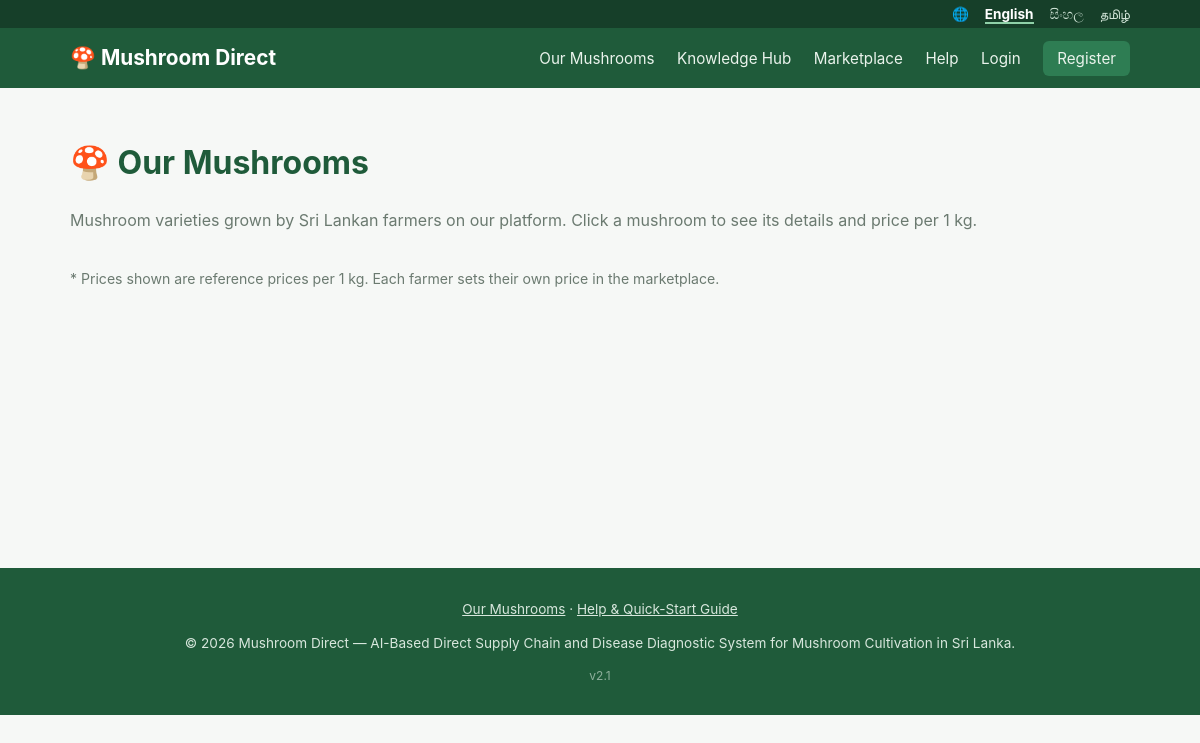
Before: /mushrooms/index.php with the older database file.
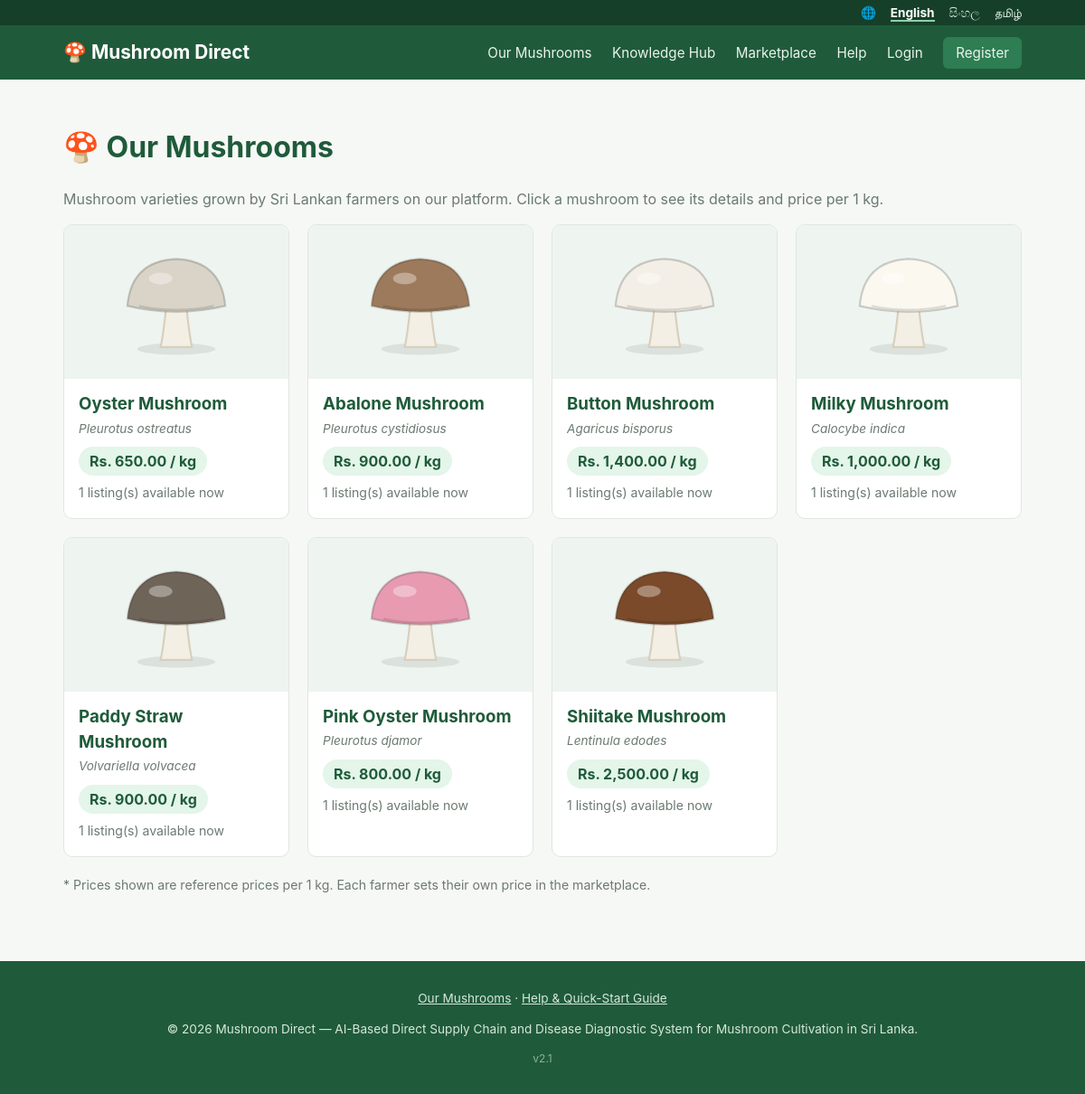
After: the same page with the newer database file.
### tables this page shows
CREATE TABLE mushroom_types (
  id INT AUTO_INCREMENT PRIMARY KEY,
  name VARCHAR(100) NOT NULL,
  name_si VARCHAR(150) NULL,
  name_ta VARCHAR(150) NULL,
  scientific_name VARCHAR(100) NULL,
  description TEXT,
  description_si TEXT,
  description_ta TEXT,
  growing_info TEXT,
  growing_info_si TEXT,
  growing_info_ta TEXT,
  uses TEXT,
  uses_si TEXT,
  uses_ta TEXT,
  price_per_kg DECIMAL(10,2) NOT NULL,
  color VARCHAR(7) NOT NULL DEFAULT '#c9b79c' COMMENT 'Cap colour for the built-in illustration',
  image VARCHAR(255) NULL,
  is_active TINYINT(1) NOT NULL DEFAULT 1,
  sort_order INT NOT NULL DEFAULT 0
);

### includes/auth.php (called while the page is built, shortened)
<?php
function current_user() {
    return $_SESSION['user'] ?? null;
}

### mushrooms/index.php (the view, shortened to what this page needs)
<?php
require_once __DIR__ . '/../includes/bootstrap.php';
$types = $pdo->query(
    "SELECT m.*,
            (SELECT COUNT(*) FROM listings l WHERE l.mushroom_type_id = m.id AND l.status = 'active') AS listing_count,
            (SELECT MIN(l.price_per_kg) FROM listings l WHERE l.mushroom_type_id = m.id AND l.status = 'active') AS lowest_price
     FROM mushroom_types m WHERE m.is_active = 1 ORDER BY m.sort_order, m.name"
)->fetchAll();
include __DIR__ . '/../includes/header.php';
?>
<h1>🍄 <?= te('mush.title') ?></h1>
<p class="muted"><?= te('mush.intro') ?></p>
<div class="mushroom-grid">
  <?php foreach ($types as $m): ?>
    <a class="mushroom-card" href="<?= BASE_URL ?>/mushrooms/view.php?id=<?= (int) $m['id'] ?>">
      <div class="pic"><?= mushroom_picture($m, 130) ?></div>
      <div class="body">
        <h3><?= e(tr_field($m, 'name')) ?></h3>
        <div class="sci"><?= e($m['scientific_name']) ?></div>
        <span class="price-tag"><?= format_money($m['price_per_kg']) ?> <?= te('common.per_kg') ?></span>
        <p class="muted" style="margin:8px 0 0; font-size:0.88rem;">
          <?= $m['listing_count'] ? te('mush.farmers_selling', ['n' => (int) $m['listing_count']]) : te('mush.none_selling') ?>
        </p>
      </div>
    </a>
  <?php endforeach; ?>
</div>
<p class="muted" style="margin-top:20px; font-size:0.88rem;">* <?= te('mush.price_note') ?></p>
<?php include __DIR__ . '/../includes/footer.php'; ?>

### includes/header.php (shortened to what this page needs)
<?php
$user = current_user();
$lang = current_lang();
?>
<!DOCTYPE html>
<html lang="<?= e($lang) ?>">
<head>
<link rel="stylesheet" href="<?= BASE_URL ?>/assets/css/style.css">
</head>
<body class="lang-<?= e($lang) ?>">
<div class="lang-bar">
  <div class="container">
    🌐
    <?php foreach (LANGUAGES as $code => $label): ?>
      <a href="<?= e(lang_url($code)) ?>" class="<?= $code === $lang ? 'active' : '' ?>"><?= e($label) ?></a>
    <?php endforeach; ?>
  </div>
</div>
<header class="site-header">
  <div class="container header-inner">
    <a class="brand" href="<?= BASE_URL ?>/index.php">🍄 <?= te('app.name') ?></a>
    <nav class="main-nav">
      <a href="<?= BASE_URL ?>/mushrooms/index.php"><?= te('nav.mushrooms') ?></a>
      <a href="<?= BASE_URL ?>/knowledge/index.php"><?= te('nav.knowledge') ?></a>
      <?php if (!$user): ?>
        <a href="<?= BASE_URL ?>/buyer/marketplace.php"><?= te('nav.marketplace') ?></a>
        <a href="<?= BASE_URL ?>/help.php"><?= te('nav.help') ?></a>
        <a href="<?= BASE_URL ?>/auth/login.php"><?= te('nav.login') ?></a>
        <a href="<?= BASE_URL ?>/auth/register.php" class="btn-nav"><?= te('nav.register') ?></a>
      <?php endif; ?>
    </nav>
  </div>
</header>
<main class="container page-main">

### includes/footer.php
</main>
<footer class="site-footer">
  <div class="container">
    <p>
      <a href="<?= BASE_URL ?>/mushrooms/index.php" style="color:inherit;"><?= te('nav.mushrooms') ?></a> &middot;
      <a href="<?= BASE_URL ?>/help.php" style="color:inherit;"><?= te('footer.help') ?></a>
    </p>
    <p>&copy; <?= date('Y') ?> <?= te('app.name') ?> &mdash; <?= te('footer.tagline') ?></p>
    <p style="opacity:.6; font-size:.75rem;">v<?= e(APP_VERSION) ?></p>
  </div>
</footer>
</body>
</html>

### includes/functions.php (shortened to what this page needs)
<?php
function e($value) {
    return htmlspecialchars((string) $value, ENT_QUOTES, 'UTF-8');
}
function format_money($amount) {
    return 'Rs. ' . number_format((float) $amount, 2);
}
function current_lang() {
    static $lang = null;
    if ($lang === null) {
        $lang = $_SESSION['lang'] ?? ($_COOKIE['lang'] ?? 'en');
    }
    return $lang;
}
function set_lang_from_request() {
    $lang = $_GET['lang'] ?? null;
}
function t($key, array $vars = []) {
    static $strings = [];
    $lang = current_lang();
    if (!isset($strings[$lang])) {
        $strings['en'] = $strings['en'] ?? require __DIR__ . '/../lang/en.php';
        $strings[$lang] = $lang === 'en' ? $strings['en'] : require __DIR__ . '/../lang/' . $lang . '.php';
    }
    $text = $strings[$lang][$key] ?? ($strings['en'][$key] ?? $key);
    foreach ($vars as $name => $value) {
        $text = str_replace('{' . $name . '}', (string) $value, $text);
    }
    return $text;
}
function te($key, array $vars = []) {
    return e(t($key, $vars));
}
function tr_field($row, $field) {
    $lang = current_lang();
    return $row[$field] ?? '';
}
function lang_url($code) {
    $query = $_GET;
    $query['lang'] = $code;
    return strtok($_SERVER['REQUEST_URI'] ?? '', '?') . '?' . http_build_query($query);
}
function mushroom_picture($type, $size = 150) {
    $cap = preg_match('/^#[0-9a-f]{6}$/i', $type['color'] ?? '') ? $type['color'] : '#c9b79c';
    return '<svg width="' . (int) $size . '" height="' . (int) $size . '" viewBox="0 0 120 120" role="img" aria-label="' . e(tr_field($type, 'name')) . '">'
        . '<ellipse cx="60" cy="108" rx="40" ry="6" fill="#000" opacity=".08"/>'
        . '<path d="M50 62 Q47 92 44 106 L76 106 Q73 92 70 62 Z" fill="#f4efe4" stroke="#d8cfbd" stroke-width="2"/>'
        . '<path d="M10 64 Q14 18 60 16 Q106 18 110 64 Q60 76 10 64 Z" fill="' . $cap . '" stroke="rgba(0,0,0,.18)" stroke-width="2"/>'
        . '<path d="M22 64 Q60 72 98 64" stroke="rgba(0,0,0,.12)" stroke-width="2" fill="none"/>'
        . '<ellipse cx="44" cy="36" rx="12" ry="6" fill="#fff" opacity=".35"/>'
        . '</svg>';
}

### assets/css/style.css (style rules this page uses)
:root { --green: #2e7d53; --green-dark: #1f5b3a; --navy: #1f4e5f; --bg: #f6f8f6; --card: #ffffff; --text: #26332c; --muted: #6b7a70; --border: #e0e6e1; --danger: #c0392b; --radius: 10px; }
* { box-sizing: border-box; }
body { margin: 0; font-family: -apple-system, "Segoe UI", Roboto, Arial, sans-serif; background: var(--bg); color: var(--text); line-height: 1.5; }
.container { max-width: 1100px; margin: 0 auto; padding: 0 20px; }
.site-header { background: var(--green-dark); color: #fff; }
.header-inner { display: flex; justify-content: space-between; align-items: center; flex-wrap: wrap; padding: 14px 20px; }
.brand { color: #fff; font-size: 1.3rem; font-weight: 700; text-decoration: none; }
.main-nav a { color: #eaf3ec; text-decoration: none; margin-left: 18px; font-size: 0.95rem; }
.main-nav .btn-nav { background: var(--green); padding: 8px 14px; border-radius: 6px; }
.page-main { padding: 30px 20px 60px; min-height: 60vh; }
h1, h2, h3 { color: var(--green-dark); }
.muted { color: var(--muted); }
.site-footer { background: var(--green-dark); color: #d8e7dd; text-align: center; padding: 18px 0; font-size: 0.85rem; }
.lang-bar { background: #163f29; font-size: 0.85rem; padding: 4px 0; text-align: right; color: #cfe3d6; }
.lang-bar a { color: #cfe3d6; text-decoration: none; margin-left: 12px; }
.lang-bar a.active { color: #fff; font-weight: 700; border-bottom: 2px solid #8fd1a8; }
.mushroom-grid { display: grid; gap: 20px; grid-template-columns: repeat(auto-fill, minmax(230px, 1fr)); }
.mushroom-card { background: var(--card); border: 1px solid var(--border); border-radius: var(--radius); overflow: hidden; text-decoration: none; color: inherit; display: flex; flex-direction: column; transition: transform .15s, box-shadow .15s; }
.mushroom-card .pic { background: #eef4ef; height: 170px; display: flex; align-items: center; justify-content: center; }
.mushroom-card .body { padding: 14px 16px 18px; }
.mushroom-card h3 { margin: 0 0 2px; }
.mushroom-card .sci { font-style: italic; color: var(--muted); font-size: 0.85rem; }
.price-tag { display: inline-block; background: #e4f5e9; color: var(--green-dark); font-weight: 700; border-radius: 999px; padding: 4px 12px; margin-top: 10px; }

Changed rows visible on the page:
added mushroom_types: name "Oyster Mushroom", scientific_name "Pleurotus ostreatus", price_per_kg "Rs. 650.00", listing_count "1 listing(s) available now"
added mushroom_types: name "Abalone Mushroom", scientific_name "Pleurotus cystidiosus", price_per_kg "Rs. 900.00", listing_count "1 listing(s) available now"
added mushroom_types: name "Button Mushroom", scientific_name "Agaricus bisporus", price_per_kg "Rs. 1,400.00", listing_count "1 listing(s) available now"
added mushroom_types: name "Milky Mushroom", scientific_name "Calocybe indica", price_per_kg "Rs. 1,000.00", listing_count "1 listing(s) available now"
added mushroom_types: name "Paddy Straw Mushroom", scientific_name "Volvariella volvacea", price_per_kg "Rs. 900.00", listing_count "1 listing(s) available now"
added mushroom_types: name "Pink Oyster Mushroom", scientific_name "Pleurotus djamor", price_per_kg "Rs. 800.00", listing_count "1 listing(s) available now"
added mushroom_types: name "Shiitake Mushroom", scientific_name "Lentinula edodes", price_per_kg "Rs. 2,500.00", listing_count "1 listing(s) available now"
